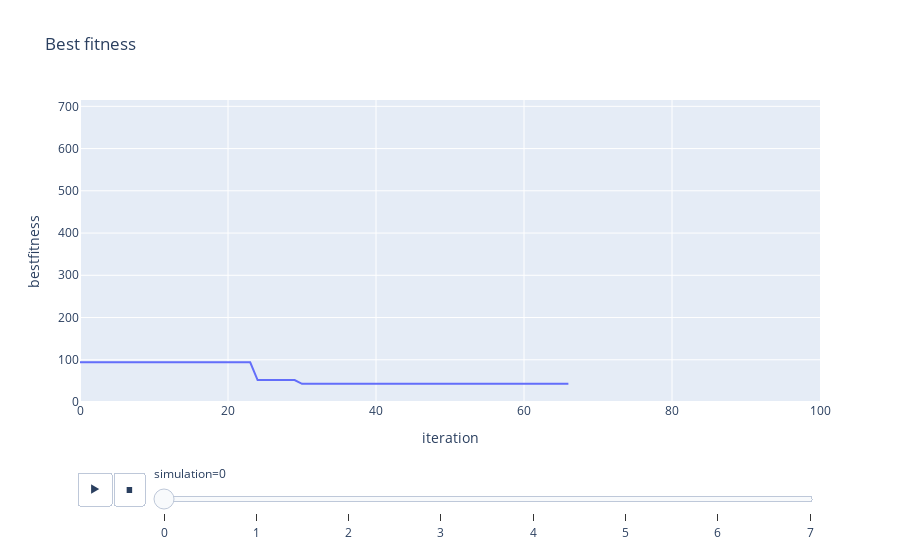

The code cell stored with this chart in its notebook:
### Code cell
GA.result_plot(interactive=True)

### Figure 1 — Plotly figure (JSON) as saved in the notebook; plotly's stock layout.template omitted (floating-point values rounded to 4 significant figures)
{"data": [{"hovertemplate": "simulation=0<br>iteration=%{x}<br>bestfitness=%{y}<extra></extra>", "ids": [0, 1, 2, 3, 4, 5, 6, 7, 8, 9, 10, 11, 12, 13, 14, 15, 16, 17, 18, 19, 20, 21, 22, 23, 24, 25, 26, 27, 28, 29, 30, 31, 32, 33, 34, 35, 36, 37, 38, 39, 40, 41, 42, 43, 44, 45, 46, 47, 48, 49, 50, 51, 52, 53, 54, 55, 56, 57, 58, 59, 60, 61, 62, 63, 64, 65, 66], "legendgroup": "", "line": {"color": "#636efa", "dash": "solid"}, "mode": "lines", "name": "", "orientation": "v", "showlegend": false, "type": "scatter", "x": [0, 1, 2, 3, 4, 5, 6, 7, 8, 9, 10, 11, 12, 13, 14, 15, 16, 17, 18, 19, 20, 21, 22, 23, 24, 25, 26, 27, 28, 29, 30, 31, 32, 33, 34, 35, 36, 37, 38, 39, 40, 41, 42, 43, 44, 45, 46, 47, 48, 49, 50, 51, 52, 53, 54, 55, 56, 57, 58, 59, 60, 61, 62, 63, 64, 65, 66], "xaxis": "x", "y": [94, 94, 94, 94, 94, 94, 94, 94, 94, 94, 94, 94, 94, 94, 94, 94, 94, 94, 94, 94, 94, 94, 94, 94, 52, 52, 52, 52, 52, 52, 43, 43, 43, 43, 43, 43, 43, 43, 43, 43, 43, 43, 43, 43, 43, 43, 43, 43, 43, 43, 43, 43, 43, 43, 43, 43, 43, 43, 43, 43, 43, 43, 43, 43, 43, 43, 43], "yaxis": "y"}], "layout": {"legend": {"tracegroupgap": 0}, "sliders": [{"active": 0, "currentvalue": {"prefix": "simulation="}, "len": 0.9, "pad": {"b": 10, "t": 60}, "steps": [{"args": [["0"], {"frame": {"duration": 0, "redraw": false}, "fromcurrent": true, "mode": "immediate", "transition": {"duration": 0, "easing": "linear"}}], "label": "0", "method": "animate"}, {"args": [["1"], {"frame": {"duration": 0, "redraw": false}, "fromcurrent": true, "mode": "immediate", "transition": {"duration": 0, "easing": "linear"}}], "label": "1", "method": "animate"}, {"args": [["2"], {"frame": {"duration": 0, "redraw": false}, "fromcurrent": true, "mode": "immediate", "transition": {"duration": 0, "easing": "linear"}}], "label": "2", "method": "animate"}, {"args": [["3"], {"frame": {"duration": 0, "redraw": false}, "fromcurrent": true, "mode": "immediate", "transition": {"duration": 0, "easing": "linear"}}], "label": "3", "method": "animate"}, {"args": [["4"], {"frame": {"duration": 0, "redraw": false}, "fromcurrent": true, "mode": "immediate", "transition": {"duration": 0, "easing": "linear"}}], "label": "4", "method": "animate"}, {"args": [["5"], {"frame": {"duration": 0, "redraw": false}, "fromcurrent": true, "mode": "immediate", "transition": {"duration": 0, "easing": "linear"}}], "label": "5", "method": "animate"}, {"args": [["6"], {"frame": {"duration": 0, "redraw": false}, "fromcurrent": true, "mode": "immediate", "transition": {"duration": 0, "easing": "linear"}}], "label": "6", "method": "animate"}, {"args": [["7"], {"frame": {"duration": 0, "redraw": false}, "fromcurrent": true, "mode": "immediate", "transition": {"duration": 0, "easing": "linear"}}], "label": "7", "method": "animate"}], "x": 0.1, "xanchor": "left", "y": 0, "yanchor": "top"}], "title": {"text": "Best fitness"}, "updatemenus": [{"buttons": [{"args": [null, {"frame": {"duration": 500, "redraw": false}, "fromcurrent": true, "mode": "immediate", "transition": {"duration": 500, "easing": "linear"}}], "label": "&#9654;", "method": "animate"}, {"args": [[null], {"frame": {"duration": 0, "redraw": false}, "fromcurrent": true, "mode": "immediate", "transition": {"duration": 0, "easing": "linear"}}], "label": "&#9724;", "method": "animate"}], "direction": "left", "pad": {"r": 10, "t": 70}, "showactive": false, "type": "buttons", "x": 0.1, "xanchor": "right", "y": 0, "yanchor": "top"}], "xaxis": {"anchor": "y", "domain": [0, 1], "range": [0, 100], "title": {"text": "iteration"}}, "yaxis": {"anchor": "x", "domain": [0, 1], "range": [0, 715], "title": {"text": "bestfitness"}}}}
